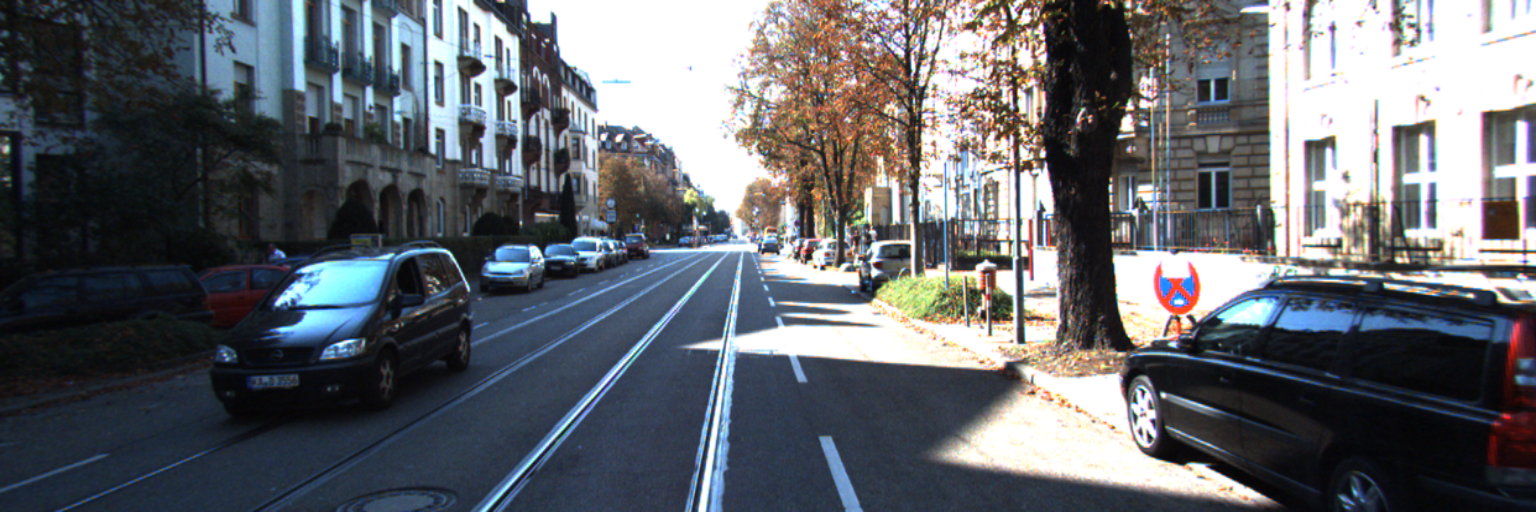
#> input picture projects/TensorFlowFlexUNet/KITTI/mini_test/images/20001.png, 1536 x 512 px, given as the content of the folder ./data_semantics/training/image_2, which was not available
$ python TiledImageMaskDatasetGenerator.py
#> lines starting #> are read from the running program, lines starting #| are printed output that depends on the picture; pictures that were not available may be replaced by others from this repository, and a replacement may not be noted
# Copyright 2025 antillia.com Toshiyuki Arai
#
# Licensed under the Apache License, Version 2.0 (the "License");
# you may not use this file except in compliance with the License.
# You may obtain a copy of the License at
#
#    http://www.apache.org/licenses/LICENSE-2.0
#
# Unless required by applicable law or agreed to in writing, software
# distributed under the License is distributed on an "AS IS" BASIS,
# WITHOUT WARRANTIES OR CONDITIONS OF ANY KIND, either express or implied.
# See the License for the specific language governing permissions and
# limitations under the License.
#

# 2025/11/13
# TiledImageMaskDatasetGenerator.py

import os
import sys
import shutil
import cv2

from PIL import Image
import glob
import numpy as np
import math
from scipy.ndimage import map_coordinates
from scipy.ndimage import gaussian_filter

import traceback

class TiledImageMaskDatasetGenerator:

  def __init__(self, size=512,
               exclude_empty_mask=False,
              augmentation=False):
    self.RESIZE = (512*3, 512)
    self.seed = 137
    self.W = size
    self.H = size
    self.exclude_empty_mask=exclude_empty_mask

    self.augmentation = augmentation

    if self.augmentation:
      self.hflip    = True
      self.vflip    = False
      self.rotation = False
      #self.ANGLES   = [30, 60, 90, 120, 150, 180, 210, 240, 270, 300, 330]
      self.ANGLES   = [90, 180, 270, ]

      self.deformation=False
      self.alpha    = 1300
      self.sigmoids = [9]

      self.distortion=True
      self.gaussina_filer_rsigma = 40
      self.gaussina_filer_sigma  = 0.5
      self.distortions           = [0.01, 0.02,]

      self.rsigma = "sigma"  + str(self.gaussina_filer_rsigma)
      self.sigma  = "rsigma" + str(self.gaussina_filer_sigma)

      self.resize = False
      self.resize_ratios = [0.8, ]

      self.barrel_distortion = False
      self.radius     = 0.3
      self.amounts    = [0.3]
      self.centers    = [(0.3, 0.3), (0.7, 0.3), (0.5, 0.5), (0.3, 0.7), (0.7, 0.7)]

      self.pincushion_distortion= False
      self.pincradius  = 0.3
      self.pincamounts = [-0.3]
      self.pinccenters = [(0.3, 0.3), (0.7, 0.3), (0.5, 0.5), (0.3, 0.7), (0.7, 0.7)]

  def create_mask_files(self, mask_file, index):
#> called with mask_file = '_only/20001.png', index = 10001
    print("--- create_mask_files {}".format(mask_file))
    mask = cv2.imread(mask_file)
#> mask is the input picture: shape (512, 1536, 3); mean B, G, R 107.5, 102, 98.8
    mask = cv2.resize(mask, self.RESIZE)
    h, w = mask.shape[:2]
    if h > self.H or w > self.W:
      self.split_to_tiles(mask, output_masks_dir, index, ismask=True)

  def create_image_files(self, image_file, index):
    print("--- create_image_files {}".format(image_file))
    image = cv2.imread(image_file)
    image = cv2.resize(image, self.RESIZE)

    h, w = image.shape[:2]
    if h > self.H or w > self.W:
      self.split_to_tiles(image, output_images_dir, index, ismask=False)

  def split_to_tiles(self, image, output_dir, index, ismask=False):
#> called with output_dir = './KITTI-Stereo-2015-master/masks/', index = 10001, ismask = True
     h, w = image.shape[:2]
     print("--- image shape h {}  w {}".format(h, w))
#| --- image shape h 512  w 1536
     rh = (h + self.H-2) // self.H
     rw = (w + self.W-2) // self.W
     print( "-- rh {}   hr {}".format(rh, rw))
#| -- rh 1   hr 3
     cv_expanded = cv2.resize(image, (self.W * rw, self.H * rh))
     expanded = self.cv2pil(cv_expanded)
     split_size = self.H
     for j in range(rh):
        for i in range(rw):
          left  = split_size * i
          upper = split_size * j
          right = left  + split_size
          lower = upper + split_size

          cropbox = (left,  upper, right, lower )
          # Crop a region specified by the cropbox from the whole image to create a tiled image segmentation.
          cropped = expanded.crop(cropbox)
          cropped_image_filename = str(index) + "_" + str(j) + "x" + str(i) + ".png"
          if ismask:
            if self.exclude_empty_mask:
              cvcropped = self.pil2cv(cropped)
              if not cvcropped.any() >0:
                print("   Skipped an empty mask")
                continue
            else:
              output_filepath  = os.path.join(output_masks_dir,  cropped_image_filename)
              cropped.save(output_filepath)

          if ismask == False:
            mask_filepath = os.path.join(self.output_masks_dir, cropped_image_filename)
            if not os.path.exists(mask_filepath):
              print("   Skipped an empty image")
              continue

          output_filepath  = os.path.join(output_dir,  cropped_image_filename)
          cropped.save(output_filepath)
          print("--- Saved {}".format(output_filepath))
          if self.augmentation:
            cv_image = self.pil2cv(cropped)
            #  def augment(self, image, basename, output_dir, border=(0, 0, 0), mask=False):
            self.augment(cv_image,  cropped_image_filename, output_dir, border=(0, 0, 0), mask=ismask)
#> this loop made 1 pass
#> (printed output is left out)
#> pass 1, in pil2cv, `new_image = cv2.cvtColor(new_image, cv2.COLOR_RGB2BGR)`:
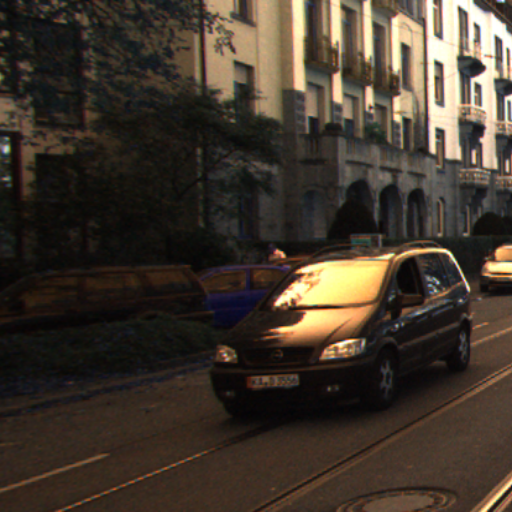
#> new_image: shape (512, 512, 3); mean R, G, B 65.9, 55.9, 45.3
#> pass 1, in split_to_tiles, `cropped.save(output_filepath)`:
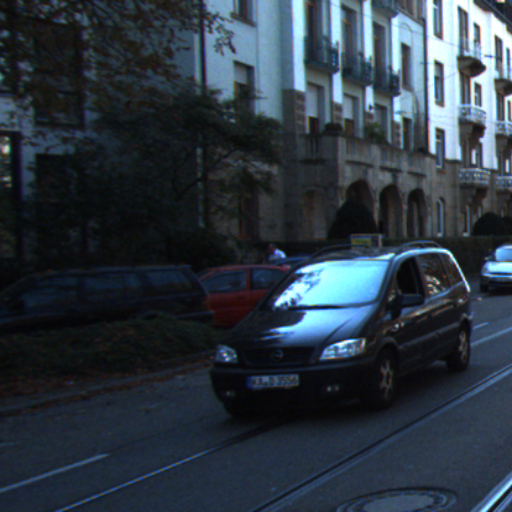
#> saved as 10001_0x0.png: PIL image 512x512 RGB; mean R, G, B 45.3, 55.9, 65.9
#> pass 1, in augment, `flipped = self.horizontal_flip(image)`:
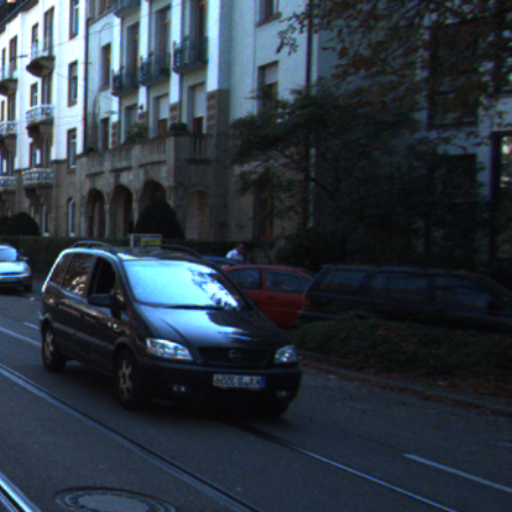
#> flipped: shape (512, 512, 3); mean B, G, R 65.9, 55.9, 45.3
#> pass 1, in distort, `cv2.imwrite(output_file, distorted)`:
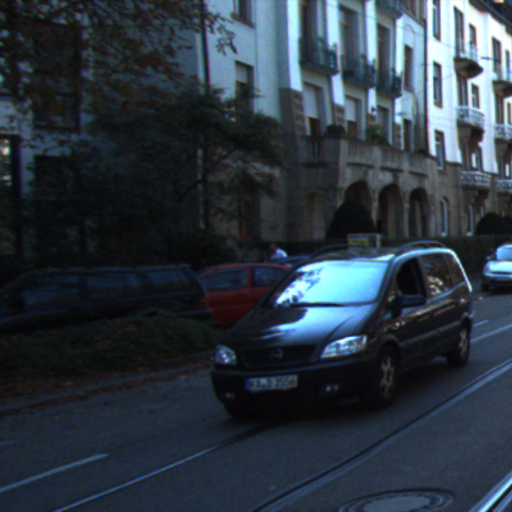
#> saved as distorted_0.01_rsigma0.5_sigma40_10001_0x0.png: shape (512, 512, 3); mean B, G, R 65.6, 55.6, 45.1
#> after the loop:
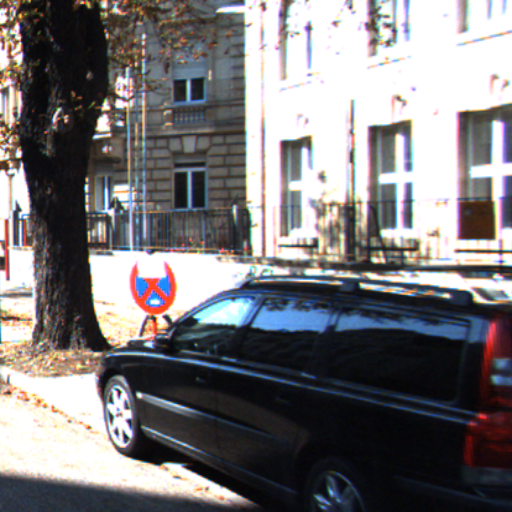
#> cropped: PIL image 512x512 RGB; mean R, G, B 121.7, 119.4, 121.4
#> after the loop:
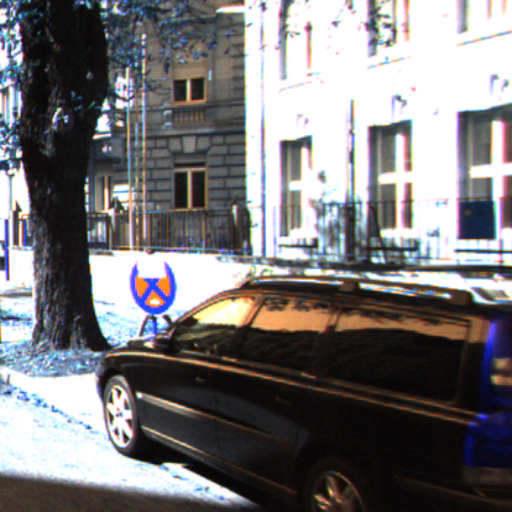
#> cv_image: shape (512, 512, 3); mean R, G, B 121.4, 119.4, 121.7

  def cv2pil(self, image):
    new_image = image.copy()
    if new_image.ndim == 2:
        pass
    elif new_image.shape[2] == 3:
        new_image = cv2.cvtColor(new_image, cv2.COLOR_BGR2RGB)
    elif new_image.shape[2] == 4:
        new_image = cv2.cvtColor(new_image, cv2.COLOR_BGRA2RGBA)
    new_image = Image.fromarray(new_image)
    return new_image

  def pil2cv(self, image):
    new_image = np.array(image, dtype=np.uint8)
    if new_image.ndim == 2:
        pass
    elif new_image.shape[2] == 3:
        new_image = cv2.cvtColor(new_image, cv2.COLOR_RGB2BGR)
    elif new_image.shape[2] == 4:
        new_image = cv2.cvtColor(new_image, cv2.COLOR_RGBA2BGRA)
    return new_image

  # [7 lines left out: function normalize, not called in this run]

  def generate(self, input_images_dir, input_masks_dir,
                        output_images_dir, output_masks_dir):
    image_files = glob.glob(input_images_dir + "/*.png")
    image_files = sorted(image_files)

    mask_files = glob.glob(input_masks_dir + "/*.png")
    mask_files = sorted(mask_files)
    num_image_files = len(image_files)
    num_mask_files  = len(mask_files)
    if num_image_files != num_mask_files:
      raise Exception("Unmatched image files and mask files")
    self.output_images_dir = output_images_dir
    self.output_masks_dir  = output_masks_dir
    index = 10000
    for i in range(num_image_files):
      image_file = image_files[i]
      mask_file  = mask_files[i]

      index += 1
      self.create_mask_files(mask_file,   index)
      self.create_image_files(image_file, index)
#| --- image shape h 512  w 1536
#| -- rh 1   hr 3
#> the loop in split_to_tiles (call 2), `for j in range(rh):` made 1 pass
#> (printed output is left out)
#> pass 1, in split_to_tiles (call 2), `cropped.save(output_filepath)`:
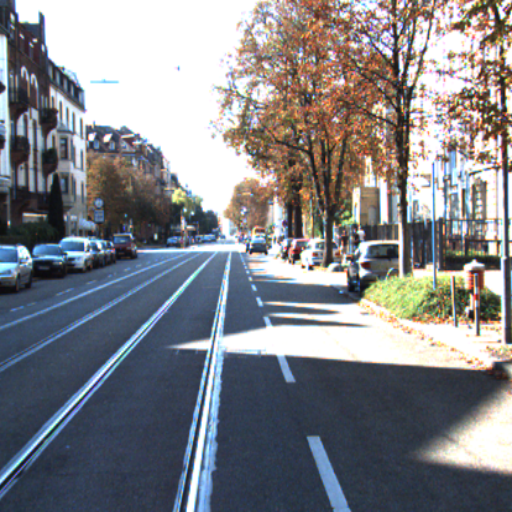
#> saved as 10001_0x1.png: PIL image 512x512 RGB; mean R, G, B 129.5, 130.7, 135.3

  # [16 lines left out: function resize_to_square, not called in this run]

  def augment(self, image, basename, output_dir, border=(0, 0, 0), mask=False):
    border = image[2][2].tolist()

    print("---- border {}".format(border))
    if self.hflip:
      flipped = self.horizontal_flip(image)
      output_filepath = os.path.join(output_dir, "hflipped_" + basename)
      cv2.imwrite(output_filepath, flipped)
      print("--- Saved {}".format(output_filepath))

    if self.vflip:
      flipped = self.vertical_flip(image)
      output_filepath = os.path.join(output_dir, "vflipped_" + basename)
      cv2.imwrite(output_filepath, flipped)
      print("--- Saved {}".format(output_filepath))

    if self.rotation:
      self.rotate(image, basename, output_dir, border)

    if self.deformation:
      self.deform(image, basename, output_dir)

    if self.distortion:
      self.distort(image, basename, output_dir)

    if self.resize:
      self.shrink(image, basename, output_dir, mask)

    if self.barrel_distortion:
      self.barrel_distort(image, basename, output_dir)


  def horizontal_flip(self, image):
    print("shape image {}".format(image.shape))
    if len(image.shape)==3:
      return  image[:, ::-1, :]
    else:
      return  image[:, ::-1, ]

  # [40 lines left out: functions vertical_flip, rotate, deform, not called in this run]

  # This method is based on the code of the following stackoverflow.com webstie:
  # https://stackoverflow.com/questions/41703210/inverting-a-real-valued-index-grid/78031420#78031420
  def distort(self, image, basename, output_dir):
    shape = (image.shape[1], image.shape[0])
    (w, h) = shape
    xsize = w
    if h>w:
      xsize = h
    # Resize original img to a square image
    resized = cv2.resize(image, (xsize, xsize))
    shape   = (xsize, xsize)

    t = np.random.normal(size = shape)
    for size in self.distortions:
      filename = "distorted_" + str(size) + "_" + self.sigma + "_" + self.rsigma + "_" + basename
      output_file = os.path.join(output_dir, filename)
      dx = gaussian_filter(t, self.gaussina_filer_rsigma, order =(0,1))
      dy = gaussian_filter(t, self.gaussina_filer_rsigma, order =(1,0))
      sizex = int(xsize*size)
      sizey = int(xsize*size)
      dx *= sizex/dx.max()
      dy *= sizey/dy.max()

      image = gaussian_filter(image, self.gaussina_filer_sigma)

      yy, xx = np.indices(shape)
      xmap = (xx-dx).astype(np.float32)
      ymap = (yy-dy).astype(np.float32)

      distorted = cv2.remap(resized, xmap, ymap, cv2.INTER_LINEAR)
      distorted = cv2.resize(distorted, (w, h))
      cv2.imwrite(output_file, distorted)
      print("=== Saved distorted image file{}".format(output_file))

  # [115 lines left out: functions shrink, barrel_distort, pincushion_distort, not called in this run]


if __name__ == "__main__":
  try:
    input_images_dir = "./data_semantics/training/image_2/"
    input_masks_dir  = "./data_semantics/training/semantic_rgb/"

    output_images_dir = "./KITTI-Stereo-2015-master/images/"
    output_masks_dir  = "./KITTI-Stereo-2015-master/masks/"

    if os.path.exists(output_images_dir):
      shutil.rmtree(output_images_dir)
    os.makedirs(output_images_dir)

    if os.path.exists(output_masks_dir):
      shutil.rmtree(output_masks_dir)
    os.makedirs(output_masks_dir)

    size         = 512
    exclude_empty_mask = True
    augmentation = True

    generator = TiledImageMaskDatasetGenerator(size = size,
                                exclude_empty_mask= exclude_empty_mask,
                                augmentation = augmentation)
    generator.generate(input_images_dir, input_masks_dir,
                        output_images_dir, output_masks_dir)
  except:
    traceback.print_exc()

$ run again, on projects/TensorFlowFlexUNet/KITTI/mini_test/images/20005.png
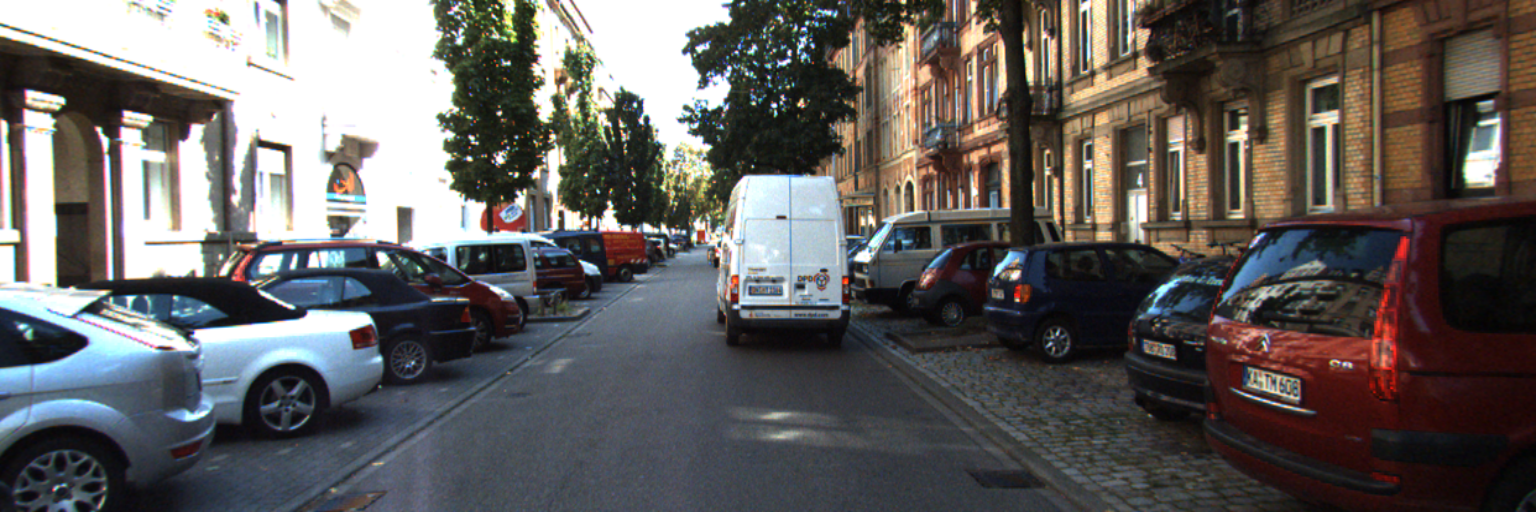
#> input picture projects/TensorFlowFlexUNet/KITTI/mini_test/images/20005.png, 1536 x 512 px, given as the content of the folder ./data_semantics/training/image_2, which was not available
#> in create_mask_files, mask is the input picture: shape (512, 1536, 3); mean B, G, R 94.2, 95.9, 99.3
#| --- image shape h 512  w 1536
#| -- rh 1   hr 3
#> the loop in split_to_tiles, `for j in range(rh):` made 1 pass
#> (printed output is left out)
#> after the loop in split_to_tiles, `for j in range(rh):`:
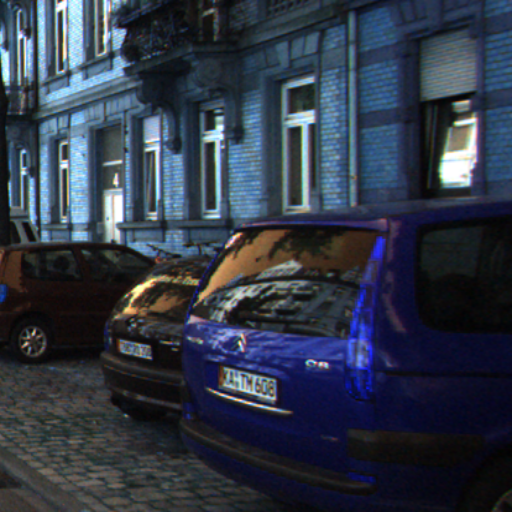
#> cv_image: shape (512, 512, 3); mean R, G, B 49.1, 56.8, 71.4
#| --- image shape h 512  w 1536
#| -- rh 1   hr 3
#> the loop in split_to_tiles (call 2), `for j in range(rh):` made 1 pass
#> (printed output is left out)
#> pass 1, in split_to_tiles (call 2), `cropped.save(output_filepath)`:
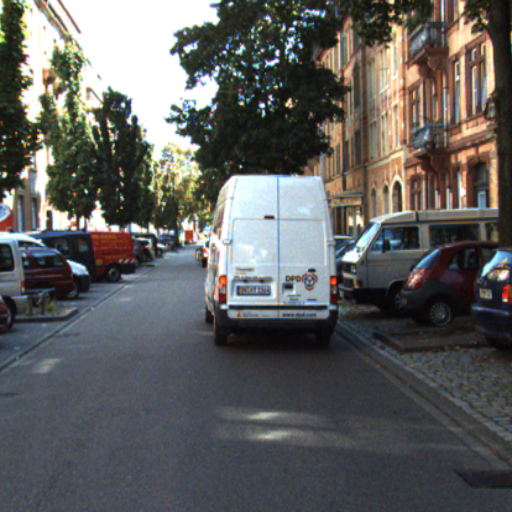
#> saved as 10001_0x1.png: PIL image 512x512 RGB; mean R, G, B 95.3, 95.5, 94.3

$ run again, on projects/TensorFlowFlexUNet/KITTI/mini_test/images/20006.png
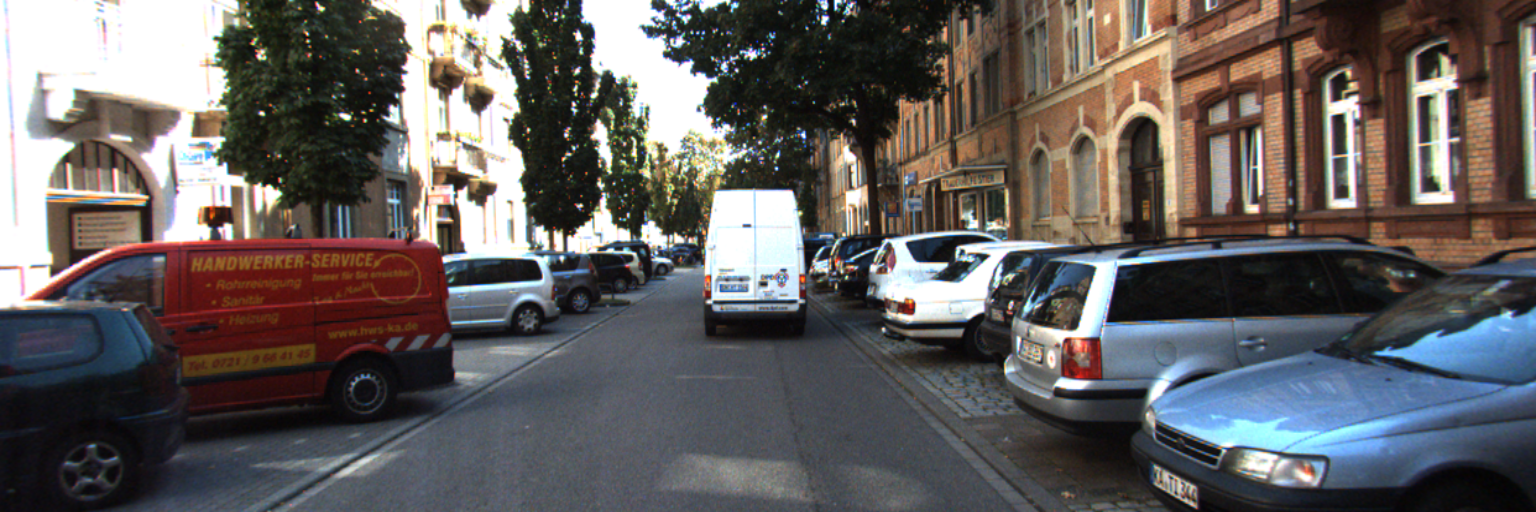
#> input picture projects/TensorFlowFlexUNet/KITTI/mini_test/images/20006.png, 1536 x 512 px, given as the content of the folder ./data_semantics/training/image_2, which was not available
#> in create_mask_files, mask is the input picture: shape (512, 1536, 3); mean B, G, R 94.4, 95.2, 99.3
#| --- image shape h 512  w 1536
#| -- rh 1   hr 3
#> the loop in split_to_tiles, `for j in range(rh):` made 1 pass
#> (printed output is left out)
#> after the loop in split_to_tiles, `for j in range(rh):`:
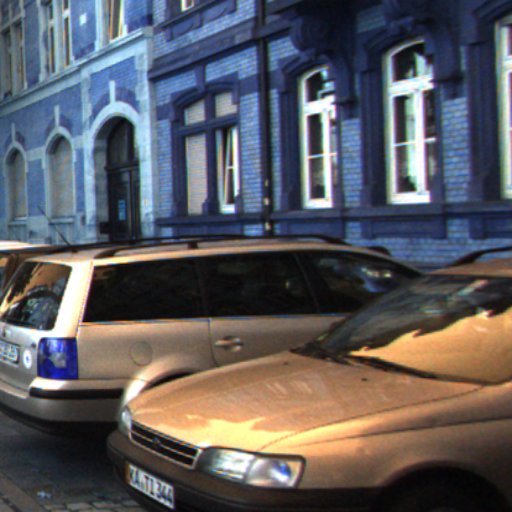
#> cv_image: shape (512, 512, 3); mean R, G, B 91.6, 90.9, 95.2
#| --- image shape h 512  w 1536
#| -- rh 1   hr 3
#> the loop in split_to_tiles (call 2), `for j in range(rh):` made 1 pass
#> (printed output is left out)
#> pass 1, in split_to_tiles (call 2), `cropped.save(output_filepath)`:
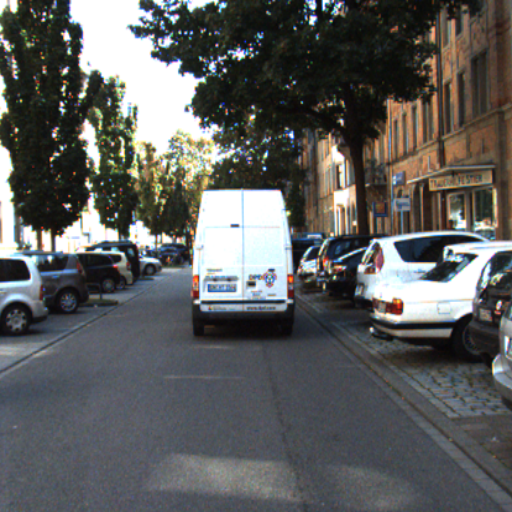
#> saved as 10001_0x1.png: PIL image 512x512 RGB; mean R, G, B 92.8, 93.7, 92.6
